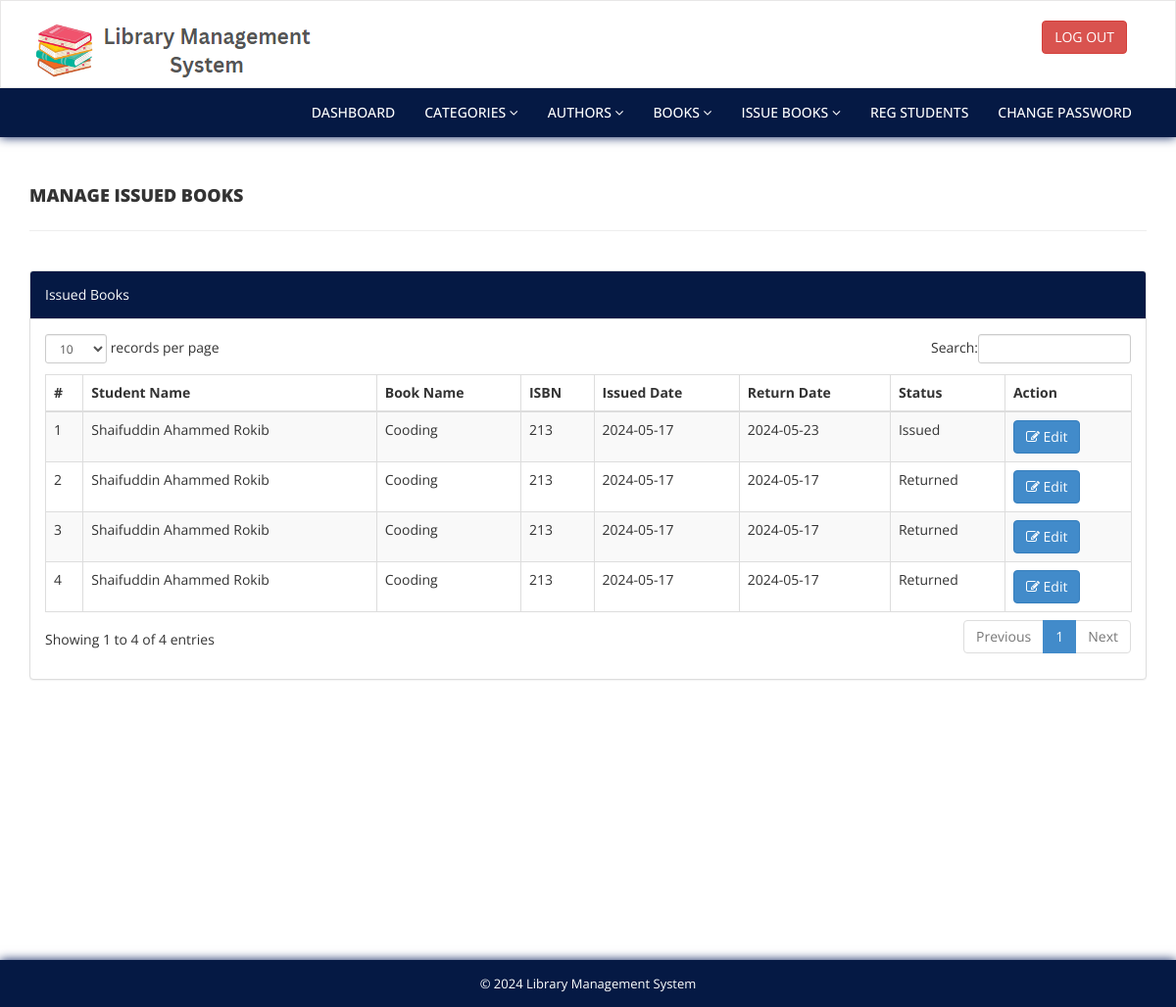
The page /admin/manage-issued-books.php (signed in) on the database as committed earlier.
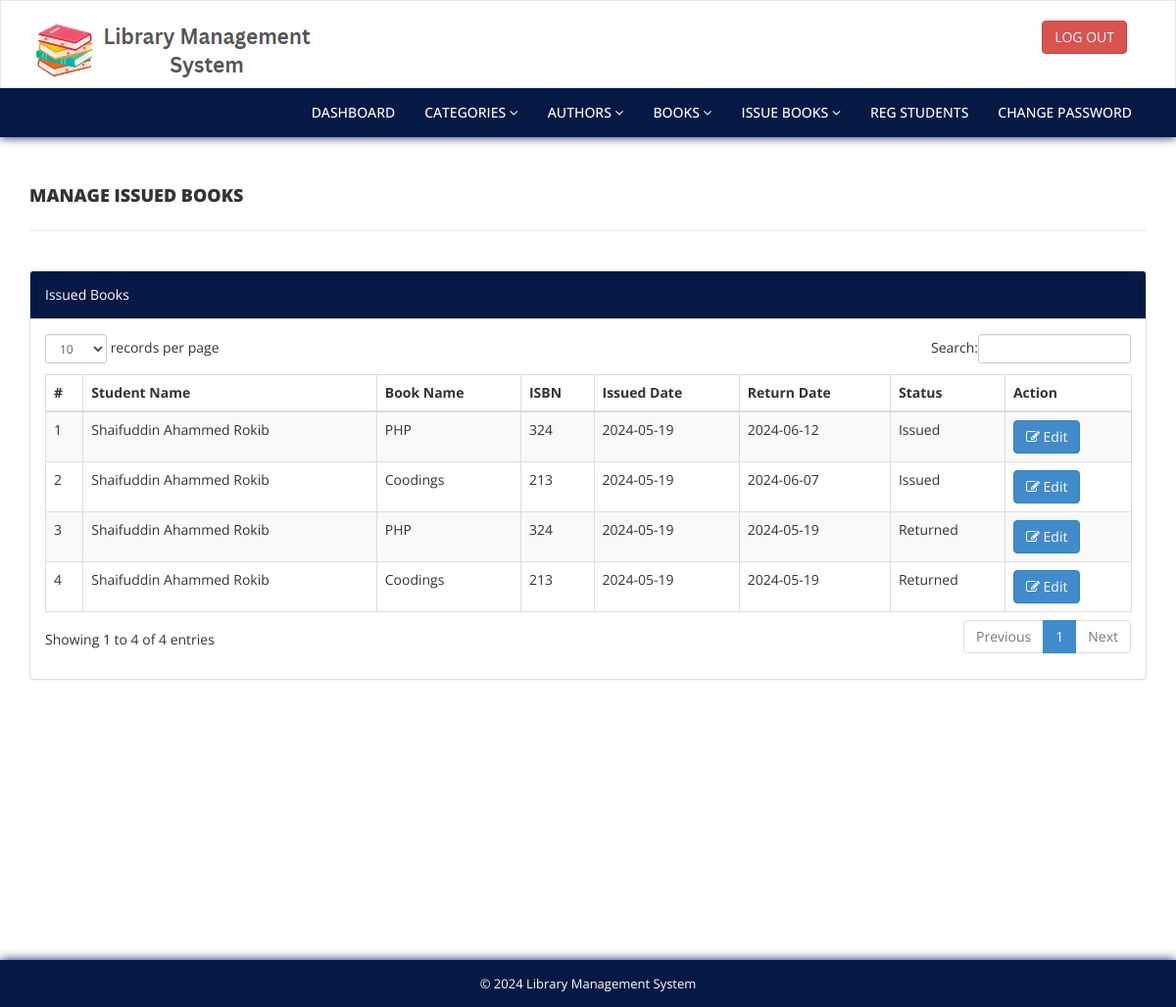
The same page on the database as committed later.
### tables this page shows
CREATE TABLE `tblissuedbookdetails` (
  `id` int(11) NOT NULL,
  `BookId` int(11) DEFAULT NULL,
  `StudentID` varchar(150) DEFAULT NULL,
  `IssuesDate` timestamp NULL DEFAULT current_timestamp(),
  `ReturnDate` timestamp NULL DEFAULT NULL ON UPDATE current_timestamp(),
  `ReturnStatus` int(1) DEFAULT NULL
);

CREATE TABLE `tblstudents` (
  `id` int(11) NOT NULL,
  `StudentId` varchar(100) DEFAULT NULL,
  `FullName` varchar(120) DEFAULT NULL,
  `EmailId` varchar(120) DEFAULT NULL,
  `MobileNumber` char(11) DEFAULT NULL,
  `Password` varchar(120) DEFAULT NULL,
  `Status` int(1) DEFAULT NULL,
  `RegDate` timestamp NULL DEFAULT current_timestamp(),
  `UpdationDate` timestamp NULL DEFAULT NULL ON UPDATE current_timestamp()
);

CREATE TABLE `tblbooks` (
  `id` int(11) NOT NULL,
  `BookName` varchar(255) DEFAULT NULL,
  `CatId` int(11) DEFAULT NULL,
  `AuthorId` int(11) DEFAULT NULL,
  `ISBNNumber` int(11) DEFAULT NULL,
  `RegDate` timestamp NULL DEFAULT current_timestamp(),
  `UpdationDate` timestamp NULL DEFAULT NULL ON UPDATE current_timestamp()
);

### admin/manage-issued-books.php (the view, shortened to what this page needs)
<?php
include('includes/config.php');
if (strlen($_SESSION['alogin']) == 0) {
    header('location:index.php');
    exit();
} else {
?>
<!DOCTYPE html>
<html xmlns="http://www.w3.org/1999/xhtml">
<head>
    <link href="assets/css/bootstrap.css" rel="stylesheet" />
    <link href="assets/css/font-awesome.css" rel="stylesheet" />
    <link href="assets/js/dataTables/dataTables.bootstrap.css" rel="stylesheet" />
    <link href="assets/css/style.css" rel="stylesheet" />
</head>
<body>
    <?php include('includes/header.php'); ?>
    <div class="content-wrapper">
        <div class="container">
            <div class="row pad-botm">
                <div class="col-md-12">
                    <h4 class="header-line">Manage Issued Books</h4>
                </div>
                <div class="row">
                </div>
            </div>
            <div class="row">
                <div class="col-md-12">
                    <div class="panel panel-default">
                        <div class="panel-heading">
                            Issued Books
                        </div>
                        <div class="panel-body">
                            <div class="table-responsive">
                                <table class="table table-striped table-bordered table-hover" id="dataTables-example">
                                    <thead>
                                        <tr>
                                            <th>#</th>
                                            <th>Student Name</th>
                                            <th>Book Name</th>
                                            <th>ISBN</th>
                                            <th>Issued Date</th>
                                            <th>Return Date</th>
                                            <th>Status</th>
                                            <th>Action</th>
                                        </tr>
                                    </thead>
                                    <tbody>
                                        <?php
                                        $sql = "SELECT tblstudents.FullName, tblbooks.BookName, tblbooks.ISBNNumber, tblissuedbookdetails.ReturnStatus, tblissuedbookdetails.IssuesDate, tblissuedbookdetails.ReturnDate, tblissuedbookdetails.id as rid FROM tblissuedbookdetails JOIN tblstudents ON tblstudents.StudentId=tblissuedbookdetails.StudentId JOIN tblbooks ON tblbooks.id=tblissuedbookdetails.BookId ORDER BY tblissuedbookdetails.id DESC";
                                        $query = $dbh->prepare($sql);
                                        $query->execute();
                                        $results = $query->fetchAll(PDO::FETCH_OBJ);
                                        $cnt = 1;
                                        if ($query->rowCount() > 0) {
                                            foreach ($results as $result) {
                                        ?>
                                        <tr class="odd gradeX">
                                            <td class="center"><?php echo htmlentities($cnt); ?></td>
                                            <td class="center"><?php echo htmlentities($result->FullName); ?></td>
                                            <td class="center"><?php echo htmlentities($result->BookName); ?></td>
                                            <td class="center"><?php echo htmlentities($result->ISBNNumber); ?></td>
                                            <td class="center"><?php echo date('Y-m-d', strtotime($result->IssuesDate)); ?></td>
                                            <td class="center"><?php if ($result->ReturnDate == "") {
                                                echo htmlentities("Not Returned Yet");
                                            } else {
                                                echo date('Y-m-d', strtotime($result->ReturnDate));
                                            } ?></td>
                                            <td class="center"><?php echo htmlentities($result->ReturnStatus == 0 ? "Issued" : "Returned"); ?></td>
                                            <td class="center">
                                                <a href="update-issue-bookdetails.php?rid=<?php echo htmlentities($result->rid); ?>"><button class="btn btn-primary"><i class="fa fa-edit "></i> Edit</button></a>
                                            </td>
                                        </tr>
                                        <?php $cnt = $cnt + 1;
                                            }
                                        } ?>
                                    </tbody>
                                </table>
                            </div>
                        </div>
                    </div>
                </div>
            </div>
        </div>
    </div>
    <?php include('includes/footer.php'); ?>
</body>
</html>
<?php } ?>

Rows that differ between the two databases and show on the page:
removed tblissuedbookdetails: tblstudents.FullName "Shaifuddin Ahammed Rokib", BookId.BookName "Cooding", BookId.ISBNNumber "213", IssuesDate "2024-05-17", ReturnDate "2024-05-23", ReturnStatus "Issued"
removed tblissuedbookdetails: tblstudents.FullName "Shaifuddin Ahammed Rokib", BookId.BookName "Cooding", BookId.ISBNNumber "213", IssuesDate "2024-05-17", ReturnDate "2024-05-17", ReturnStatus "Returned"
removed tblissuedbookdetails: tblstudents.FullName "Shaifuddin Ahammed Rokib", BookId.BookName "Cooding", BookId.ISBNNumber "213", IssuesDate "2024-05-17", ReturnDate "2024-05-17", ReturnStatus "Returned"
removed tblissuedbookdetails: tblstudents.FullName "Shaifuddin Ahammed Rokib", BookId.BookName "Cooding", BookId.ISBNNumber "213", IssuesDate "2024-05-17", ReturnDate "2024-05-17", ReturnStatus "Returned"
added tblissuedbookdetails: tblstudents.FullName "Shaifuddin Ahammed Rokib", BookId.BookName "PHP", BookId.ISBNNumber "324", IssuesDate "2024-05-19", ReturnDate "2024-06-12", ReturnStatus "Issued"
added tblissuedbookdetails: tblstudents.FullName "Shaifuddin Ahammed Rokib", BookId.BookName "Coodings", BookId.ISBNNumber "213", IssuesDate "2024-05-19", ReturnDate "2024-06-07", ReturnStatus "Issued"
added tblissuedbookdetails: tblstudents.FullName "Shaifuddin Ahammed Rokib", BookId.BookName "PHP", BookId.ISBNNumber "324", IssuesDate "2024-05-19", ReturnDate "2024-05-19", ReturnStatus "Returned"
added tblissuedbookdetails: tblstudents.FullName "Shaifuddin Ahammed Rokib", BookId.BookName "Coodings", BookId.ISBNNumber "213", IssuesDate "2024-05-19", ReturnDate "2024-05-19", ReturnStatus "Returned"
